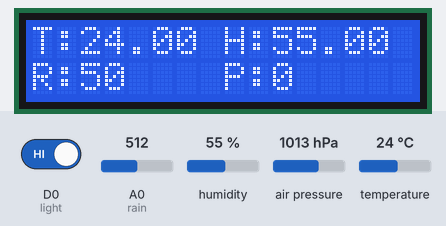
A sketch run on a simulated ESP8266 (NodeMCU). Shown: 16×2 character LCD. Inputs (shaded band) come from the test bench; at power-on: temperature 24 °C, D0 (light) HIGH, humidity 55 %, A0 (rain) = 512, air pressure 1013 hPa. WiFi joins after 1.5 s; servers stay silent unless stated; what the sketch prints to the serial monitor is not drawn.

Above: at 13.1 s.
13.2 s: temperature set to 41 °C
At 19.4 s:
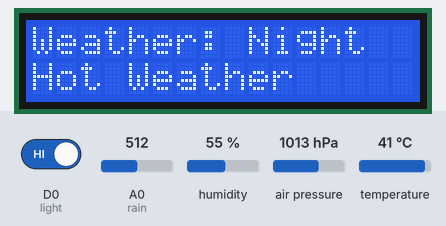
20.7 s: D0 (light) driven LOW
At 22.3 s:
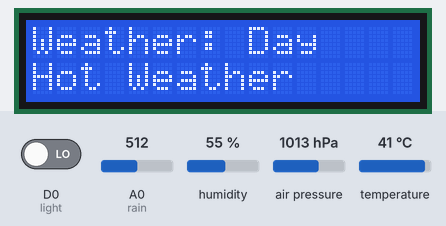
28.2 s: humidity set to 41 %
At 32.5 s:
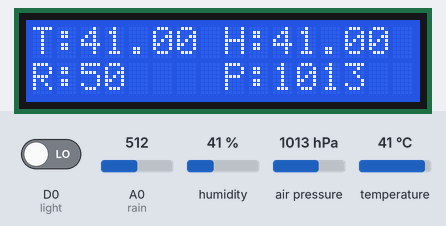
35.4 s: humidity set to 38 %
At 39.3 s:
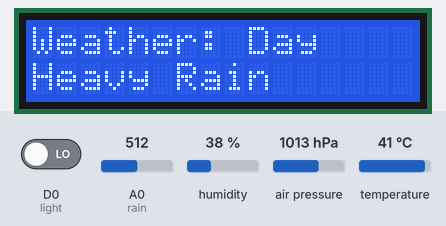
42.9 s: A0 (rain) set to 745
At 44.9 s:
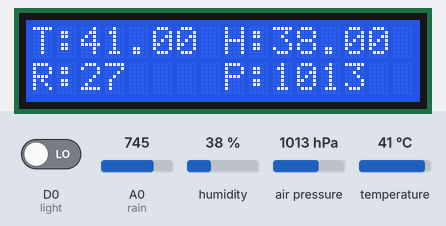
47.4 s: A0 (rain) set to 772
At 51.1 s:
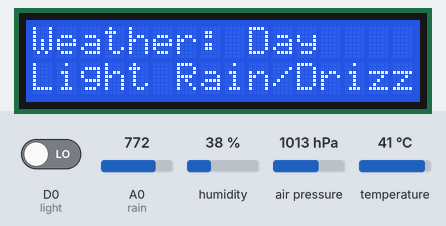
Timing chart, 0 to 52.6 s (numbered marks = the images above; inputs shaded):
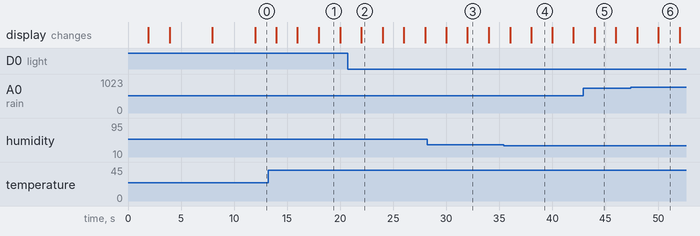

Measured:
- the behaviour switches between 40 and 39 % on humidity (found by bisection; images 3 and 4)
- the behaviour switches between 762 and 763 on A0 (rain) (found by bisection; images 5 and 6)
- after the input at 20.7 s, the display: changes after 1.3 s (image 2)
- after the input at 28.2 s, the display: first differs from a run without the input after 3.8 s (image 3)
- after the input at 35.4 s, the display: first changes after 0.62 s (image 4 shows a later state)
- after the input at 42.9 s, the display: changes after 1.1 s (image 5)
- after the input at 47.4 s, the display: first changes after 0.60 s (image 6 shows a later state)

The sketch:

main.ino
```cpp
#include <LiquidCrystal_I2C.h>
#define BLYNK_PRINT Serial
#include <ESP8266WiFi.h>
#include <BlynkSimpleEsp8266.h>
#include <DHT.h>
#include <SFE_BMP180.h>

// Initialize LCD display
LiquidCrystal_I2C lcd(0x27, 16, 2);

// object for the BMP180 sensor
SFE_BMP180 bmp;

char auth[] = "rnwdBnNLQfxwfSUBwDlsmXIQHb_ce9De"; // Auth token
char ssid[] = "ritesh"; //  WIFI name
char pass[] = "ritesh1234"; //  WIFI password

DHT dht(D3, DHT11); // (DHT sensor pin, sensor type)
BlynkTimer timer;

// Define Rain and LDR pins
#define rain A0
#define light D0

// Create variables for pressure
double T, P;
char status;

// Flags for warnings
bool tempWarning = false;
bool humidityWarning = false;
bool rainWarning = false;

// Time management
unsigned long previousMillis = 0;
const unsigned long displayInterval = 2000; // Interval for switching between warnings and readings
unsigned long previousPressureMillis = 0;
const unsigned long pressureInterval = 2000; // Interval for pressure display
bool displayingReadings = true;

void setup() {
  Serial.begin(9600);
  bmp.begin();
  lcd.begin(D2, D1); // Initialize LCD with parameters
  lcd.backlight();
  lcd.print("connecting..");
  pinMode(light, INPUT);

  Blynk.begin(auth, ssid, pass, "blynk.cloud", 80);
  dht.begin();

  lcd.clear();
  lcd.print("connected");
  delay(2000);
  lcd.clear();
  lcd.setCursor(0, 0);
  lcd.print("Weather Monitor");
  lcd.setCursor(4, 1);
  lcd.print("System");
  delay(4000);
  lcd.clear();
  lcd.setCursor(0, 0);
  lcd.print("Loading Sensors");
  lcd.setCursor(0, 1);
  lcd.print("please wait");
  delay(4000);

  // Call the functions
  timer.setInterval(1000L, DHT11sensor); // timing
  timer.setInterval(1000L, rainSensor);
  timer.setInterval(1000L, LDRsensor);
}

void displayReadings() {
  lcd.clear();
  float h = dht.readHumidity();
  float t = dht.readTemperature();

  if (isnan(h) || isnan(t)) {
    Serial.println("Failed to read from DHT sensor!");
    return;
  }

  lcd.setCursor(0, 0);
  lcd.print("T:");
  lcd.print(t);

  lcd.setCursor(8, 0);
  lcd.print("H:");
  lcd.print(h);

  lcd.setCursor(0, 1);
  int rainValue = analogRead(rain);


  if (rainValue < 10) {
    rainValue = 0;
  } else {
    rainValue = map(rainValue, 0, 1024, 100, 0);
  }

  lcd.print("R:");
  lcd.print(rainValue);


  lcd.setCursor(8, 1);
  lcd.print("P:");
  lcd.print((int)P);
}

void displayWeatherCondition() {
  lcd.clear();
  lcd.setCursor(0, 0);
  lcd.print("Weather:");
int ldrValue = digitalRead(light); // LDR value


  if (ldrValue == LOW) {
    lcd.setCursor(9, 0);
    lcd.print("Day");
  } else {
    lcd.setCursor(9, 0);
    lcd.print("Night");
  }

  lcd.setCursor(0, 1);
  lcd.print(getWeatherCondition());
}


String getWeatherCondition() {
  float h = dht.readHumidity();
  float t = dht.readTemperature();
  int rainValue = analogRead(rain);
  bool lightLevel = digitalRead(light);
  bmp.startTemperature();
  bmp.getTemperature(T);
  bmp.startPressure(3);
  bmp.getPressure(P, T);


  rainValue = (rainValue < 10) ? 0 : map(rainValue, 0, 1024, 100, 0);


  if (h > 70) {
    return "Likely Rain/Fog";
  } else if (h < 40) {
    if (rainValue > 25) {
      return "Heavy Rain";
    } else if (rainValue > 10 && rainValue <= 25) {
      return "Light Rain/Drizzle";
    } else {
      return "Dry & Clear";
    }
  }

  if (t > 30) {
    return "Hot Weather";
  } else if (t < 25) {
    if (h > 70) {
      return "Cool & Humid";
    } else {
      return "Cool & Clear";
    }
  }

  if (P > 1000) {
    return "Fair Weather";
  } else if (P > 1020) {
    return "Possible Storm";
  }

  if (rainValue > 25) {
    return "Heavy Rain";
  } else if (rainValue > 5 && rainValue <= 25) {
    return "Light Rain";
  } else {
    return "Cloudy";
  }
}

void DHT11sensor() {
  float h = dht.readHumidity();
  float t = dht.readTemperature();

  if (isnan(h) || isnan(t)) {
    Serial.println("Failed to read from DHT sensor!");
    return;
  }

  // Send temperature to Blynk
  Blynk.virtualWrite(V0, t);

  // Send humidity to Blynk
  Blynk.virtualWrite(V1, h);


  if (t > 35.0) { // Example threshold
    tempWarning = true;
    Serial.println("Temperature is too high! Logging event...");
    Blynk.logEvent("temp_high", "Temperature is too high!");
  } else {
    tempWarning = false;
  }


  if (h > 90.0) { // Example threshold
    humidityWarning = true;
  } else {
    humidityWarning = false;
  }


  Serial.print("Temperature: ");
  Serial.println(t);
}

void rainSensor() {
  if (!tempWarning && !humidityWarning) {
    int value = analogRead(rain);


    if (value < 10) {
      value = 0;
    } else {
      value = map(value, 0, 1024, 100, 0);
    }

    Blynk.virtualWrite(V2, value);

    if (value > 25) {
      rainWarning = true;
      Serial.println("Rain level is too high! Logging event...");
      Blynk.logEvent("rain_high", "Rain level is too high!");
    } else {
      rainWarning = false;
    }
  }
}

void pressure() {
  unsigned long currentMillis = millis();

  if (currentMillis - previousPressureMillis >= pressureInterval) {
    previousPressureMillis = currentMillis;

    if (!tempWarning && !humidityWarning && !rainWarning) {
      status = bmp.startTemperature();
      if (status != 0) {
        delay(status);
        status = bmp.getTemperature(T);

        status = bmp.startPressure(3); // 0 to 3
        if (status != 0) {
          delay(status);
          status = bmp.getPressure(P, T);
          if (status != 0) {
            Blynk.virtualWrite(V3, P);
          } else {
            Serial.println("Failed to get pressure");
            P = 0;
          }
        } else {
          Serial.println("Failed to start pressure measurement");
          P = 0;
        }
      } else {
        Serial.println("Failed to start temperature measurement");
        P = 0;
      }
    }
  }
}

void LDRsensor() {
  if (!tempWarning && !humidityWarning && !rainWarning) {
    bool value = digitalRead(light);
    if (value == 0) {
      WidgetLED LED(V4);
      LED.on();
    } else {
      WidgetLED LED(V4);
      LED.off();
    }
  }
}

void loop() {
  unsigned long currentMillis = millis();

  if (currentMillis - previousMillis >= displayInterval) {
    previousMillis = currentMillis;

    if (displayingReadings) {
      displayReadings();
      displayingReadings = false;
    } else {
      displayWeatherCondition();
      displayingReadings = true;
    }
  }

  pressure(); // Update pressure data
  Blynk.run(); // Blynk library
  timer.run(); // Blynk timer
}
```
